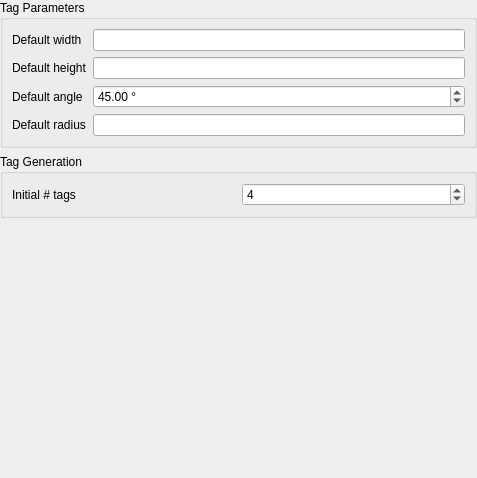
<?xml version="1.0" encoding="UTF-8"?>
<ui version="4.0">
 <class>Form</class>
 <widget class="QWidget" name="Form">
  <property name="geometry">
   <rect>
    <x>0</x>
    <y>0</y>
    <width>477</width>
    <height>478</height>
   </rect>
  </property>
  <property name="windowTitle">
   <string notr="true">Form</string>
  </property>
  <layout class="QVBoxLayout" name="verticalLayout">
   <property name="leftMargin">
    <number>0</number>
   </property>
   <property name="topMargin">
    <number>0</number>
   </property>
   <property name="rightMargin">
    <number>0</number>
   </property>
   <property name="bottomMargin">
    <number>0</number>
   </property>
   <item>
    <widget class="QGroupBox" name="groupBox">
     <property name="title">
      <string>Tag Parameters</string>
     </property>
     <layout class="QGridLayout" name="gridLayout_2">
      <item row="0" column="0">
       <widget class="QLabel" name="label">
        <property name="text">
         <string>Default width</string>
        </property>
       </widget>
      </item>
      <item row="0" column="1">
       <widget class="Gui::InputField" name="ifWidth">
        <property name="toolTip">
         <string>Set the default width of holding tags.

If the width is set to 0 the dressup will try to guess a reasonable value based on the path itself.</string>
        </property>
       </widget>
      </item>
      <item row="1" column="0">
       <widget class="QLabel" name="label_2">
        <property name="text">
         <string>Default height</string>
        </property>
       </widget>
      </item>
      <item row="1" column="1">
       <widget class="Gui::InputField" name="ifHeight">
        <property name="toolTip">
         <string>Default height of holding tags.

If the specified height is 0 the dressup will use half the height of the part. Should the height be bigger than the height of the part the dressup will reduce the height to the height of the part.</string>
        </property>
       </widget>
      </item>
      <item row="2" column="0">
       <widget class="QLabel" name="label_3">
        <property name="text">
         <string>Default angle</string>
        </property>
       </widget>
      </item>
      <item row="2" column="1">
       <widget class="QDoubleSpinBox" name="dsbAngle">
        <property name="toolTip">
         <string>Plunge angle for ascent and descent of holding tag</string>
        </property>
        <property name="suffix">
         <string notr="true"> °</string>
        </property>
        <property name="minimum">
         <double>5.000000000000000</double>
        </property>
        <property name="maximum">
         <double>90.000000000000000</double>
        </property>
        <property name="singleStep">
         <double>15.000000000000000</double>
        </property>
        <property name="value">
         <double>45.000000000000000</double>
        </property>
       </widget>
      </item>
      <item row="3" column="0">
       <widget class="QLabel" name="label_5">
        <property name="text">
         <string>Default radius</string>
        </property>
       </widget>
      </item>
      <item row="3" column="1">
       <widget class="Gui::InputField" name="ifRadius">
        <property name="toolTip">
         <string>Radius of the fillet on the tag's top edge.

If the radius is bigger than that which the tag shape itself supports, the resulting shape will be that of a dome.</string>
        </property>
       </widget>
      </item>
     </layout>
    </widget>
   </item>
   <item>
    <widget class="QGroupBox" name="groupBox_2">
     <property name="title">
      <string>Tag Generation</string>
     </property>
     <layout class="QGridLayout" name="gridLayout">
      <item row="0" column="0">
       <widget class="QLabel" name="label_4">
        <property name="text">
         <string>Initial # tags</string>
        </property>
       </widget>
      </item>
      <item row="0" column="1">
       <widget class="QSpinBox" name="sbCount">
        <property name="toolTip">
         <string>Specify the number of tags generated when a new dressup is created</string>
        </property>
        <property name="minimum">
         <number>2</number>
        </property>
        <property name="value">
         <number>4</number>
        </property>
       </widget>
      </item>
     </layout>
    </widget>
   </item>
   <item>
    <spacer name="verticalSpacer">
     <property name="orientation">
      <enum>Qt::Orientation::Vertical</enum>
     </property>
     <property name="sizeHint" stdset="0">
      <size>
       <width>20</width>
       <height>40</height>
      </size>
     </property>
    </spacer>
   </item>
  </layout>
 </widget>
 <customwidgets>
  <customwidget>
   <class>Gui::InputField</class>
   <extends>QLineEdit</extends>
   <header>Gui/InputField.h</header>
  </customwidget>
 </customwidgets>
 <resources/>
 <connections/>
</ui>
